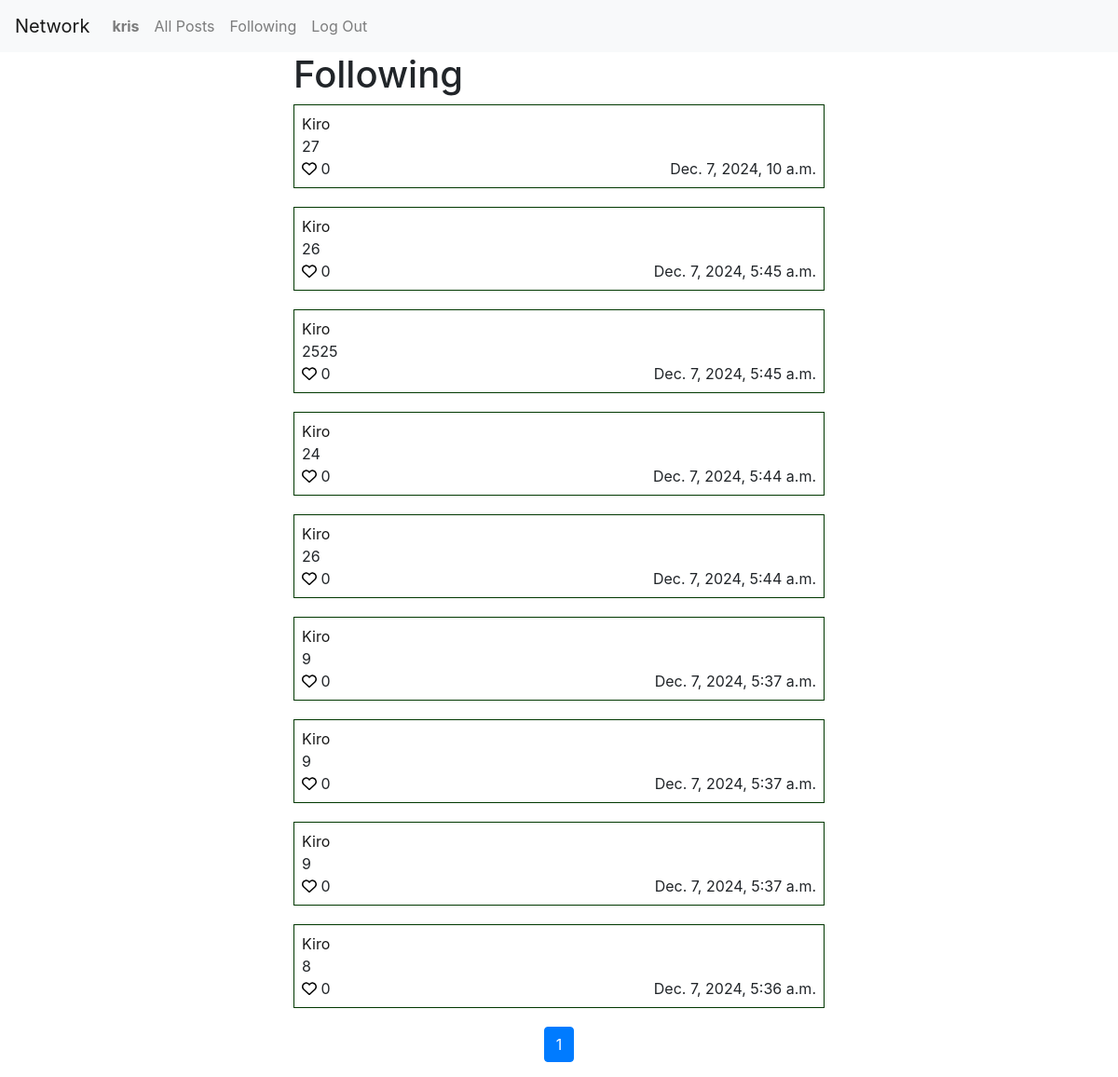
Page /following (signed in) on the committed database.
### network/models.py (models this page shows)
class User(AbstractUser):
    pass

class Post(models.Model):
    user = models.ForeignKey(User, on_delete=models.CASCADE, related_name="posts")
    body = models.TextField(max_length=1024)
    created_at = models.DateTimeField(auto_now_add=True)
    likes = models.IntegerField(default=0)

### network/views.py (the view)
# urls.py: path("following", views.following, name="following"),
@login_required
def following(request):
    following_users = request.user.following.values_list('followed', flat=True)
    posts = Post.objects.filter(user__in=following_users).order_by("-created_at")
    paginator = Paginator(posts, 10)
    page_number = request.GET.get('page')
    page_obj = paginator.get_page(page_number)
    return render(request, "network/following.html", {
        "page_obj": page_obj
    })

### network/templates/network/following.html (shortened to what this page needs)
{% extends "network/layout.html" %} {% load static %} {% block body %}
<div class="container">
  <h1>Following</h1>
  {% for post in page_obj %}
    <div class="post" data-post-id="{{ post.id }}" data-post-likes="{{ post.likes }}">
      <a href="{% url 'profile' post.user.id %}">
        <p>{{ post.user|capfirst }}</p>
      </a>
      <p>{{ post.body }}</p>
      <div class="d-flex justify-content-between">
      <div>
        {% if post.id in liked_posts %}
          <button class="unlike-post unlike-post-{{ post.id }}" data-post-id="{{ post.id }}">
            <svg class="mb-1" xmlns="http://www.w3.org/2000/svg" width="16" height="16" viewBox="0 0 512 512" fill="red">
              <path
                d="M47.6 300.4L228.3 469.1c7.5 7 17.4 10.9 27.7 10.9s20.2-3.9 27.7-10.9L464.4 300.4c30.4-28.3 47.6-68 47.6-109.5v-5.8c0-69.9-50.5-129.5-119.4-141C347 36.5 300.6 51.4 268 84L256 96 244 84c-32.6-32.6-79-47.5-124.6-39.9C50.5 55.6 0 115.2 0 185.1v5.8c0 41.5 17.2 81.2 47.6 109.5z"
              />
            </svg>
          </button>
          <button class="like-post like-post-{{ post.id }} d-none" data-post-id="{{ post.id }}">
            <svg class="mb-1" xmlns="http://www.w3.org/2000/svg" width="16" height="16" viewBox="0 0 512 512">
              <path
                d="M225.8 468.2l-2.5-2.3L48.1 303.2C17.4 274.7 0 234.7 0 192.8l0-3.3c0-70.4 50-130.8 119.2-144C158.6 37.9 198.9 47 231 69.6c9 6.4 17.4 13.8 25 22.3c4.2-4.8 8.7-9.2 13.5-13.3c3.7-3.2 7.5-6.2 11.5-9c0 0 0 0 0 0C313.1 47 353.4 37.9 392.8 45.4C462 58.6 512 119.1 512 189.5l0 3.3c0 41.9-17.4 81.9-48.1 110.4L288.7 465.9l-2.5 2.3c-8.2 7.6-19 11.9-30.2 11.9s-22-4.2-30.2-11.9zM239.1 145c-.4-.3-.7-.7-1-1.1l-17.8-20-.1-.1s0 0 0 0c-23.1-25.9-58-37.7-92-31.2C81.6 101.5 48 142.1 48 189.5l0 3.3c0 28.5 11.9 55.8 32.8 75.2L256 430.7 431.2 268c20.9-19.4 32.8-46.7 32.8-75.2l0-3.3c0-47.3-33.6-88-80.1-96.9c-34-6.5-69 5.4-92 31.2c0 0 0 0-.1 .1s0 0-.1 .1l-17.8 20c-.3 .4-.7 .7-1 1.1c-4.5 4.5-10.6 7-16.9 7s-12.4-2.5-16.9-7z"
              />
            </svg>
          </button>
        {% else %}
          <button class="like-post like-post-{{ post.id }}" data-post-id="{{ post.id }}">
          </button>
        {% endif %}
        <span class="post-likes">{{ post.likes }}</span>
      </div>
      <span>{{ post.created_at }}</span>
    </div>
    </div>
  {% endfor %}
  <nav aria-label="Page navigation">
    <ul class="pagination justify-content-center">
      {% for num in page_obj.paginator.page_range %}
      {% if page_obj.number == num %}
      <li class="page-item active"><span class="page-link">{{ num }}</span></li>
      {% elif num > page_obj.number|add:'-3' and num < page_obj.number|add:'3' %}
      <li class="page-item"><a class="page-link" href="?page={{ num }}">{{ num }}</a></li>
      {% endif %}
      {% endfor %}
    </ul>
  </nav>
</div>
{% endblock %}

### network/templates/network/layout.html (shortened to what this page needs)
{% load static %}
<!DOCTYPE html>
<html lang="en">
  <head>
    <link
      rel="stylesheet"
      href="https://stackpath.bootstrapcdn.com/bootstrap/4.4.1/css/bootstrap.min.css"
    />
    <link href="{% static 'network/styles.css' %}" rel="stylesheet" />
  </head>
  <body>
    <nav class="navbar navbar-expand-lg navbar-light bg-light">
      <a class="navbar-brand" href="{% url 'index' %}">Network</a>
      <div>
        <ul class="navbar-nav mr-auto">
          {% if request.user.is_authenticated %}
          <li class="nav-item">
            <a class="nav-link" href="{% url 'profile' user.id %}"
              ><strong>{{ request.user.username }}</strong></a
            >
          </li>
          {% endif %}
          <li class="nav-item">
            <a class="nav-link" href="{% url 'index' %}">All Posts</a>
          </li>
          {% if request.user.is_authenticated %}
          <li class="nav-item">
            <a class="nav-link" href="{% url 'following' %}">Following</a>
          </li>
          <li class="nav-item">
            <a class="nav-link" href="{% url 'logout' %}">Log Out</a>
          </li>
          {% endif %}
        </ul>
      </div>
    </nav>
    <div class="body">{% block body %} {% endblock %}</div>
  </body>
</html>

### network/static/network/styles.css (style rules this page uses)
p { margin: 0; }
.container { width: 50%; }
a { color: rgb(24, 24, 24); }
.post { margin-bottom: 20px; padding: 0.5em; border: 1.5px solid rgb(0, 56, 0); }
.like-post, .unlike-post { background: none; color: inherit; border: none; padding: 0; font: inherit; cursor: pointer; outline: inherit; }

### rows in the picture
User: user.username "kris"
Post: user "Kiro", body "27", likes "0", created_at "Dec. 7, 2024, 10 a.m."
Post: user "Kiro", body "26", likes "0", created_at "Dec. 7, 2024, 5:45 a.m."
Post: user "Kiro", body "2525", likes "0", created_at "Dec. 7, 2024, 5:45 a.m."
Post: user "Kiro", body "24", likes "0", created_at "Dec. 7, 2024, 5:44 a.m."
Post: user "Kiro", body "26", likes "0", created_at "Dec. 7, 2024, 5:44 a.m."
Post: user "Kiro", body "9", likes "0", created_at "Dec. 7, 2024, 5:37 a.m."
Post: user "Kiro", body "9", likes "0", created_at "Dec. 7, 2024, 5:37 a.m."
Post: user "Kiro", body "9", likes "0", created_at "Dec. 7, 2024, 5:37 a.m."
Post: user "Kiro", body "8", likes "0", created_at "Dec. 7, 2024, 5:36 a.m."

### other values in the picture
{{ num }} "1"
